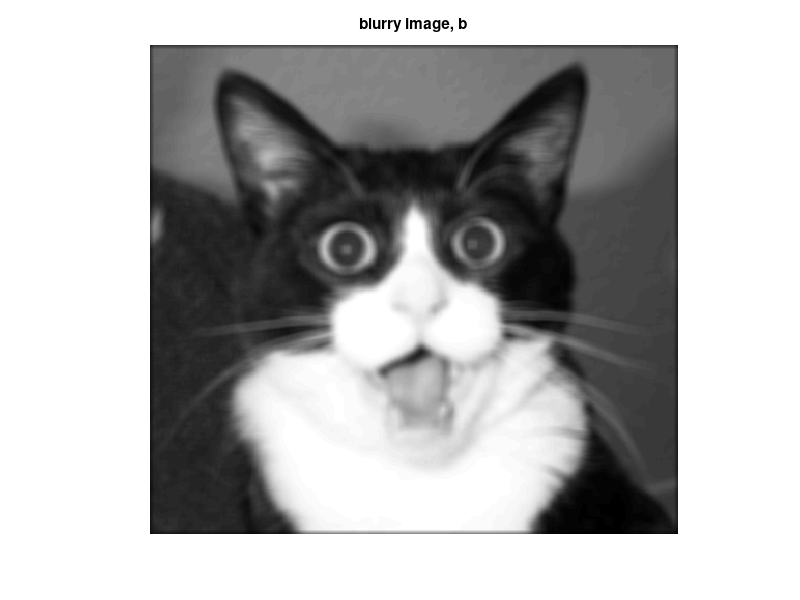

Reproduce this figure in MATLAB.
%% load blurry image
load blurryimg %loads vectorized blurry image, b
dim = [472, 510]; %image dimensions

figure; % show blurry image
imagesc(reshape(b,dim),[0,1]); axis image; axis off; colormap gray
title('blurry image, b')

%% define A and At as function handles
vec = @(x) x(:); %helper functions for reshaping
unvec = @(x) reshape(x,dim);
h = ones(9,9)/81; %9x9 uniform blur kernel
A = @(x) vec(conv2(unvec(x),h,'same'));
At = A; %A is self-adjoint

%% Todo: run CGLS algorithm to deblur the image
% visualize the output x with the command below
% imagesc(reshape(x,dim),[0,1]); axis image; axis off; colormap gray
